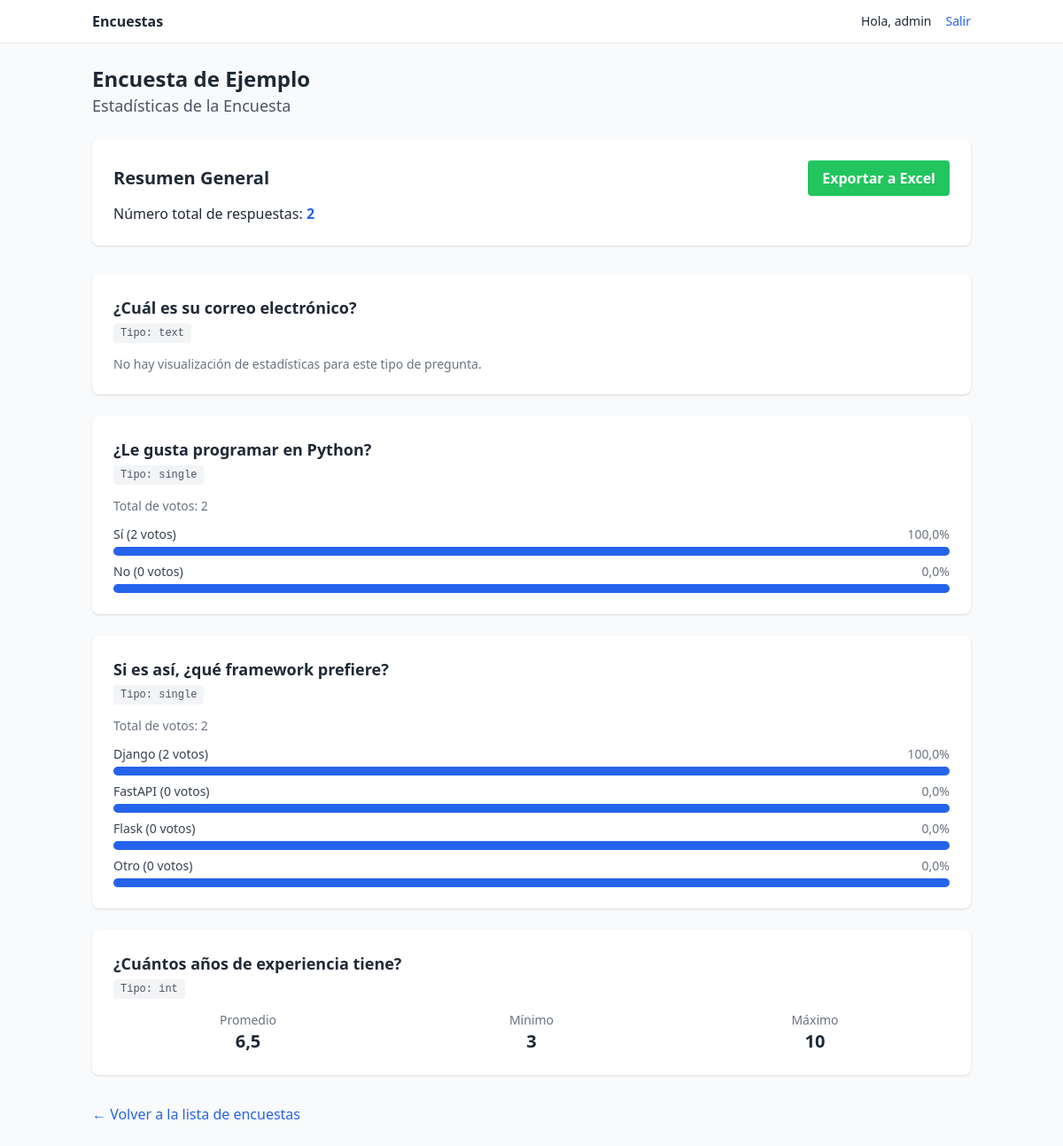
Screenshot of /stats/encuesta-de-ejemplo/ (signed in) with the database file from the repository.
### surveys/models.py (models this page shows, shortened)
class Survey(models.Model):
    name = models.CharField(max_length=200, unique=True)
    description = models.TextField(blank=True)
    code = models.SlugField(max_length=80, unique=True)
    is_active = models.BooleanField(default=True)
    created_at = models.DateTimeField(auto_now_add=True)
    require_token = models.BooleanField(default=False)

class Question(models.Model):
    section = models.ForeignKey(Section, on_delete=models.CASCADE, related_name="questions")
    code = models.SlugField(max_length=80)
    text = models.TextField()
    help_text = models.TextField(blank=True)
    qtype = models.CharField(max_length=10, choices=QuestionType.choices, default=QuestionType.TEXT)
    required = models.BooleanField(default=True)
    order = models.PositiveIntegerField(default=1)
    max_choices = models.PositiveIntegerField(default=0, help_text="0 = sin límite")
    ubicaciones = models.ManyToManyField(Ubicacion, blank=True, related_name="questions")
    single_choice_display = models.CharField(
        max_length=10,
        choices=SingleChoiceDisplayType.choices,
        default=SingleChoiceDisplayType.RADIO,
        help_text="Solo para preguntas de opción única (single)"
    )
    depends_on = models.ForeignKey(
        'self',
        on_delete=models.SET_NULL,
        null=True,
        blank=True,
        related_name='dependent_questions',
        help_text="La pregunta de la que esta depende"
    )
    depends_on_option = models.ForeignKey(
        'surveys.Option',
        on_delete=models.SET_NULL,
        null=True,
        blank=True,
        related_name='triggering_questions',
        help_text="La opción que activa esta pregunta"
    )
    depends_on_value_min = models.DecimalField(max_digits=10, decimal_places=2, null=True, blank=True, help_text="Valor mínimo para activar la pregunta (para respuestas numéricas)")
    depends_on_value_max = models.DecimalField(max_digits=10, decimal_places=2, null=True, blank=True, help_text="Valor máximo para activar la pregunta (para respuestas numéricas)")
    copy_from = models.CharField(max_length=100, blank=True, help_text="Nombre del campo del cual copiar la respuesta (ej. 'identificacion' o 'question_123').")
    copy_text_from = models.BooleanField(default=False, help_text="Si se marca, el texto de la pregunta se copiará del campo seleccionado.")
    min_value = models.IntegerField(null=True, blank=True, help_text="Valor mínimo para preguntas de tipo entero.")
    max_value = models.IntegerField(null=True, blank=True, help_text="Valor máximo para preguntas de tipo entero.")
    other_text_label = models.CharField(
        max_length=100,
        blank=True,
        default="Especifique",
        help_text="Etiqueta para el campo de texto 'otro'."
    )
    class Meta:
        unique_together = ("section", "code")
        ordering = ["section__order", "order"]
        constraints = [
            CheckConstraint(
                check=Q(depends_on_option__isnull=True) | (Q(depends_on_value_min__isnull=True) & Q(depends_on_value_max__isnull=True)),
                name='option_or_value_dependency'
            )
        ]

class Option(models.Model):
    question = models.ForeignKey(Question, on_delete=models.CASCADE, related_name="options")
    code = models.SlugField(max_length=80)
    label = models.CharField(max_length=200)
    order = models.PositiveIntegerField(default=1)
    numeric_value = models.IntegerField(null=True, blank=True,
                                        validators=[MinValueValidator(0), MaxValueValidator(10)])
    is_other_trigger = models.BooleanField("Es la opción 'Otro'", default=False, help_text="Si se marca, esta opción mostrará un campo de texto adicional.")
    class Meta:
        unique_together = ("question", "code")
        ordering = ["order"]

### surveys/views.py (the view, shortened to what this page needs)
# urls.py: path("stats/<slug:survey_code>/", views.survey_stats_view, name="stats"),
@login_required
def survey_stats_view(request, survey_code):
    if not request.user.is_staff:
        messages.error(request, "Acceso no autorizado.")
        return redirect('surveys:list')
    survey = get_object_or_404(Survey, code=survey_code)
    response_count = ResponseSet.objects.filter(survey=survey).count()
    questions = Question.objects.filter(section__survey=survey).order_by('section__order', 'order')
    stats_data = []
    for q in questions:
        q_stats = {
            'text': q.text,
            'type': q.qtype,
            'data': None
        }
        if q.qtype in [QuestionType.SINGLE, QuestionType.MULTI, QuestionType.LIKERT]:
            options_with_counts = []
            options = q.options.all().annotate(count=Count('selected_in')).order_by('-count')
            total_votes = sum(opt.count for opt in options)
            for option in options:
                percentage = (option.count / total_votes * 100) if total_votes > 0 else 0
                options_with_counts.append({
                    'label': option.label,
                    'count': option.count,
                    'percentage': round(percentage, 2)
                })
            q_stats['data'] = {'options': options_with_counts, 'total_votes': total_votes}
        elif q.qtype in [QuestionType.INTEGER, QuestionType.DECIMAL]:
            agg_field = 'integer_answer' if q.qtype == QuestionType.INTEGER else 'decimal_answer'
            result = Answer.objects.filter(question=q, response__survey=survey).aggregate(
                avg=Avg(agg_field),
                min=Min(agg_field),
                max=Max(agg_field)
            )
            if result['avg'] is not None:
                result['avg'] = round(result['avg'], 2)
            q_stats['data'] = result
        stats_data.append(q_stats)
    context = {
        'survey': survey,
        'response_count': response_count,
        'stats_data': stats_data
    }
    return render(request, 'surveys/survey_stats.html', context)

### surveys/templates/surveys/survey_stats.html (shortened to what this page needs)
{% extends "surveys/base.html" %}
{% block content %}
<div class="mb-6">
  <h1 class="text-2xl font-bold">{{ survey.name }}</h1>
  <p class="text-lg text-gray-600">Estadísticas de la Encuesta</p>
</div>
<div class="bg-white p-6 rounded-lg shadow mb-8">
  <div class="flex justify-between items-center">
    <h2 class="text-xl font-semibold">Resumen General</h2>
    <a href="{% url 'surveys:export_excel' survey_code=survey.code %}" class="bg-green-500 hover:bg-green-700 text-white font-bold py-2 px-4 rounded">
        Exportar a Excel
    </a>
</div>
  <p class="mt-2">Número total de respuestas: <span class="font-bold text-blue-600">{{ response_count }}</span></p>
</div>
<div class="space-y-6">
  {% for question_stat in stats_data %}
    <div class="bg-white p-6 rounded-lg shadow">
      <h3 class="font-semibold text-lg">{{ question_stat.text }}</h3>
      <span class="text-xs font-mono bg-gray-100 text-gray-600 px-2 py-1 rounded">Tipo: {{ question_stat.type }}</span>
      <div class="mt-4">
        {% if question_stat.type == 'single' or question_stat.type == 'multi' or question_stat.type == 'likert' %}
          {% with stats=question_stat.data %}
            <p class="text-sm text-gray-500 mb-3">Total de votos: {{ stats.total_votes }}</p>
            <div class="space-y-2">
              {% for option in stats.options %}
                <div>
                  <div class="flex justify-between mb-1">
                    <span class="text-sm font-medium text-gray-700">{{ option.label }} ({{ option.count }} votos)</span>
                    <span class="text-sm font-medium text-gray-500">{{ option.percentage }}%</span>
                  </div>
                  <div class="w-full bg-gray-200 rounded-full h-2.5">
                    <div class="bg-blue-600 h-2.5 rounded-full" style="width: {{ option.percentage }}%"></div>
                  </div>
                </div>
              {% empty %}
                <p class="text-sm text-gray-500">Aún no hay respuestas para esta pregunta.</p>
              {% endfor %}
            </div>
          {% endwith %}
        {% elif question_stat.type == 'int' or question_stat.type == 'dec' %}
          {% with stats=question_stat.data %}
            <div class="grid grid-cols-3 gap-4 text-center">
              <div>
                <p class="text-sm text-gray-500">Promedio</p>
                <p class="text-xl font-bold">{{ stats.avg|default:"N/A" }}</p>
              </div>
              <div>
                <p class="text-sm text-gray-500">Mínimo</p>
                <p class="text-xl font-bold">{{ stats.min|default:"N/A" }}</p>
              </div>
              <div>
                <p class="text-sm text-gray-500">Máximo</p>
                <p class="text-xl font-bold">{{ stats.max|default:"N/A" }}</p>
              </div>
            </div>
          {% endwith %}
        {% else %}
          <p class="text-sm text-gray-500">No hay visualización de estadísticas para este tipo de pregunta.</p>
        {% endif %}
      </div>
    </div>
  {% endfor %}
</div>
<div class="mt-8">
    <a href="{% url 'surveys:list' %}" class="text-blue-600 hover:underline">&larr; Volver a la lista de encuestas</a>
</div>
{% endblock %}

### surveys/templates/surveys/base.html (shortened to what this page needs)
{% load static %}
<!doctype html>
<html lang="es">
<head>
  <script src="https://cdn.tailwindcss.com"></script>
</head>
<body class="bg-gray-50 text-gray-800">
  <nav class="bg-white border-b sticky top-0 z-10">
    <div class="max-w-5xl mx-auto px-4 py-3 flex items-center justify-between">
      <a href="{% url 'surveys:list' %}" class="flex items-center gap-2 font-semibold">
        Encuestas
      </a>
      <div class="flex items-center gap-4">
        {% if user.is_authenticated %}
          <span class="text-sm">Hola, {{ user.username }}</span>
          <a class="text-sm text-blue-600" href="{% url 'logout' %}">Salir</a>
        {% elif not public %}
          <a class="text-sm text-blue-600" href="{% url 'login' %}">Ingresar</a>
          <a class="text-sm text-blue-600" href="{% url 'signup' %}">Crear cuenta</a>
        {% endif %}
      </div>
    </div>
  </nav>
  <main class="max-w-5xl mx-auto px-4 py-6">
    {% block content %}{% endblock %}
  </main>
</body>
</html>

### rows the page displays
Survey: name "Encuesta de Ejemplo"
Question: text "¿Cuál es su correo electrónico?", type "text"
Question: text "¿Le gusta programar en Python?", type "single"
Option: label "Sí"
Option: label "No"
Question: text "Si es así, ¿qué framework prefiere?", type "single"
Option: label "Django"
Option: label "FastAPI"
Option: label "Flask"
Option: label "Otro"
Question: text "¿Cuántos años de experiencia tiene?", type "int"

### other values shown
{{ user.username }} "admin"
{{ response_count }} "2"
{{ stats.total_votes }} "2" "2"
{{ option.count }} "2" "0" "2" "0" "0" "0"
{{ option.percentage }} "100,0" "0,0" "100,0" "0,0" "0,0" "0,0"
{{ stats.avg|default:"N/A" }} "6,5"
{{ stats.min|default:"N/A" }} "3"
{{ stats.max|default:"N/A" }} "10"
